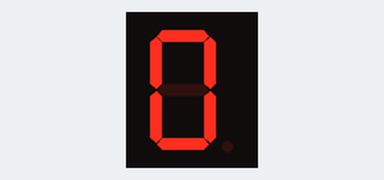
A sketch run on a simulated ESP8266 (NodeMCU). Parts: 1-digit seven-segment display. Wiring (inferred from the names in the program): 1-digit 7-segment display, segments lit when LOW: segments D0, D1, D2, D3, D4, D5, D6. The segment pins are drawn as the display they are named for.

Above: at 0.1 s.
At 1.1 s:
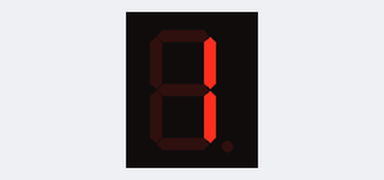
At 2.1 s:
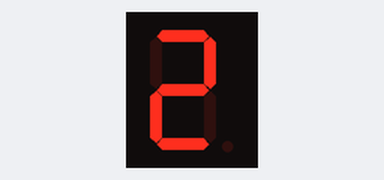
At 4.1 s:
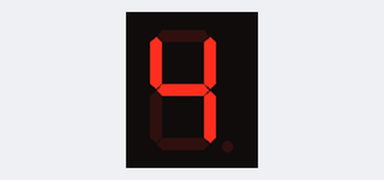
At 6.1 s:
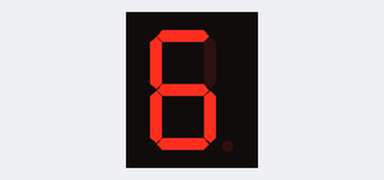
At 9.1 s:
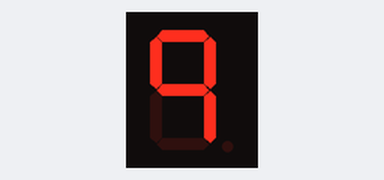

The sketch:

nodemcu_seven_segment.ino
```cpp
#define a D0
#define b D1
#define c D2
#define d D3
#define e D4
#define f D5
#define g D6

void setup() {
  // put your setup code here, to run once:
pinMode(a, OUTPUT);//a
pinMode(b, OUTPUT);//b
pinMode(c, OUTPUT);//c
pinMode(d, OUTPUT);//d
pinMode(e, OUTPUT);//e
pinMode(f, OUTPUT);//f
pinMode(g, OUTPUT);//g
Serial.begin(9600);
}

void loop() {
  // 0
digitalWrite(a,LOW);
digitalWrite(b,LOW);
digitalWrite(c,LOW);
digitalWrite(d,LOW);
digitalWrite(e,LOW);
digitalWrite(f,LOW);
digitalWrite(g,HIGH);
delay(1000);
//1
digitalWrite(a,HIGH);
digitalWrite(b,LOW);
digitalWrite(c,LOW);
digitalWrite(d,HIGH);
digitalWrite(e,HIGH);
digitalWrite(f,HIGH);
digitalWrite(g,HIGH);
delay(1000);
//2
digitalWrite(a,LOW);
digitalWrite(b,LOW);
digitalWrite(c,HIGH);
digitalWrite(d,LOW);
digitalWrite(e,LOW);
digitalWrite(f,HIGH);
digitalWrite(g,LOW);
delay(1000);
//3
digitalWrite(a,LOW);
digitalWrite(b,LOW);
digitalWrite(c,LOW);
digitalWrite(d,LOW);
digitalWrite(e,HIGH);
digitalWrite(f,HIGH);
digitalWrite(g,LOW);
delay(1000);
//4
digitalWrite(a,HIGH);
digitalWrite(b,LOW);
digitalWrite(c,LOW);
digitalWrite(d,HIGH);
digitalWrite(e,HIGH);
digitalWrite(f,LOW);
digitalWrite(g,LOW);
delay(1000);
//5
digitalWrite(a,LOW);
digitalWrite(b,HIGH);
digitalWrite(c,LOW);
digitalWrite(d,LOW);
digitalWrite(e,HIGH);
digitalWrite(f,LOW);
digitalWrite(g,LOW);
delay(1000);
//6
digitalWrite(a,LOW);
digitalWrite(b,HIGH);
digitalWrite(c,LOW);
digitalWrite(d,LOW);
digitalWrite(e,LOW);
digitalWrite(f,LOW);
digitalWrite(g,LOW);
delay(1000);
//7
digitalWrite(a,LOW);
digitalWrite(b,LOW);
digitalWrite(c,LOW);
digitalWrite(d,HIGH);
digitalWrite(e,HIGH);
digitalWrite(f,HIGH);
digitalWrite(g,HIGH);
delay(1000);
//8
digitalWrite(a,LOW);
digitalWrite(b,LOW);
digitalWrite(c,LOW);
digitalWrite(d,LOW);
digitalWrite(e,LOW);
digitalWrite(f,LOW);
digitalWrite(g,LOW);
delay(1000);
//9
digitalWrite(a,LOW);
digitalWrite(b,LOW);
digitalWrite(c,LOW);
digitalWrite(d,HIGH);
digitalWrite(e,HIGH);
digitalWrite(f,LOW);
digitalWrite(g,LOW);
delay(1000);
}
```

Measured:
- by itself, everything shown: repeats every 10.0 s, in 10 steps
- what the display in image 1 shows lasts 1.0 s, from 1.0 s to 2.0 s
